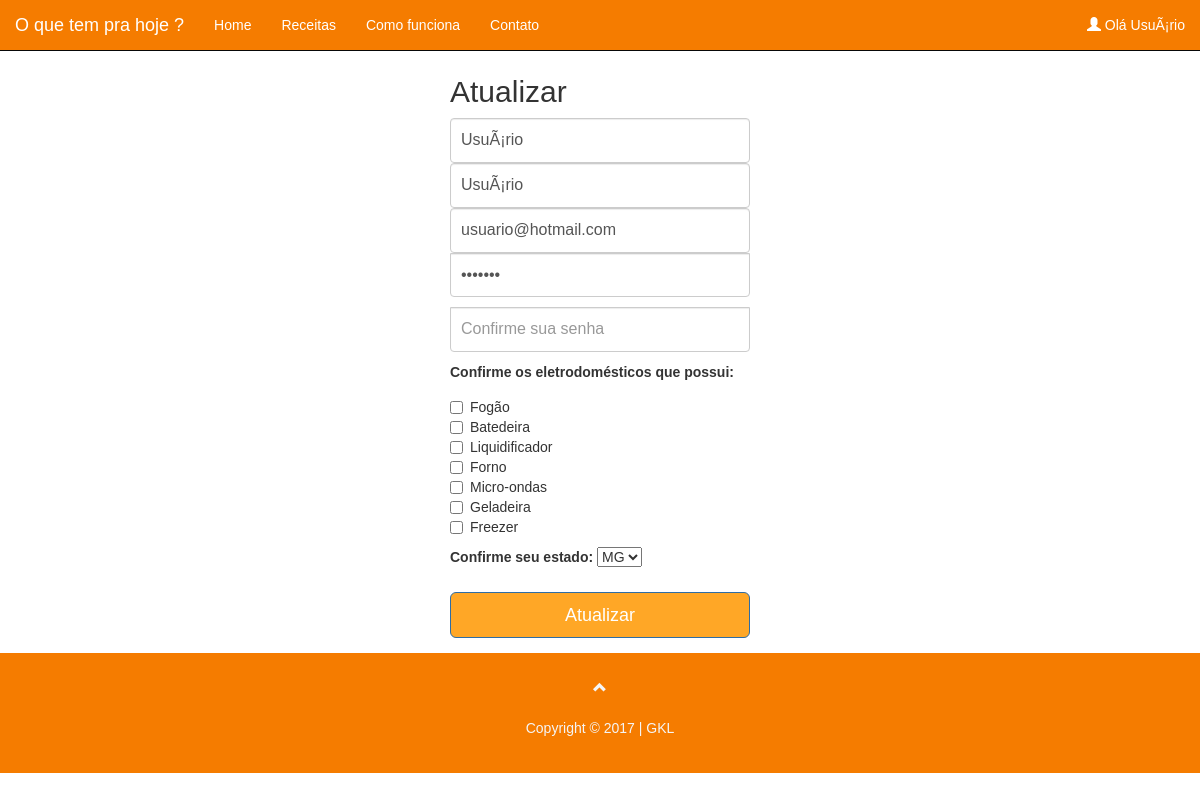
Page /update.php (signed in) on the committed database.
### tables this page shows
CREATE TABLE `eletrodomestico` (
  `ideletrodomestico` int(11) NOT NULL,
  `nome` varchar(35) NOT NULL
);

### update.php (the view, shortened to what this page needs)
<?php
if (!isset($_SESSION['id'])) {
    header("refresh:0;url=index.php");
} else {
    $nome = $_SESSION["nome"];
    $email = $_SESSION["email"];
    $login = $_SESSION["login"];
    $senha = $_SESSION["senha"];
}
?>
<!DOCTYPE html>
<html lang="pt">
    <head>
        <link rel="stylesheet" href="https://maxcdn.bootstrapcdn.com/bootstrap/3.3.7/css/bootstrap.min.css">
    </head>
    <body>
        <nav class="navbar navbar-inverse navbar-fixed-top">
            <div class="container-fluid">
                <div class="navbar-header">
                    <a class="navbar-brand" href="index.php">O que tem pra hoje ?</a>
                </div>
                <div class="collapse navbar-collapse" id="myNavbar">
                    <ul class="nav navbar-nav">
                        <li><a href="index.php">Home</a></li>
                        <li><a href="receitas.php">Receitas</a></li>
                        <li><a href="comof.php">Como funciona</a></li>
                        <li><a href="contato.php">Contato</a></li>
                    </ul>
                    <ul class="nav navbar-nav navbar-right">
                        <?php
                        if (isset($nome)) {
                            $nome = $_SESSION["nome"];
                            ?> <li><a href="paginausuario.php"><span class="glyphicon glyphicon-user"></span> Olá <?= $nome ?> </a></li><?php
                        } else {
                            ?><li><a href="cadastra.php"><span class="glyphicon glyphicon-user"></span> Junte-se a nós</a></li>
                            $id = $_SESSION["id"];
                            <li><a href="login.php"><span class="glyphicon glyphicon-log-in"></span> Login</a></li> <?php } ?>
                    </ul>
                </div>
            </div>
        </nav>
        <div class="container" style="min-height: 600px;" >
            <form class="form-signin" action="updateprocessa.php"  method="post">
                <h2 class="form-signin-heading">Atualizar</h2>
                <input type="text" name="nome" id="inputNome" class="form-control" placeholder="Informe seu nome" required autofocus value="<?= $nome ?>">
                <input type="text" name="login" id="inputLogin" class="form-control" placeholder="Informe seu nome de usuário" required autofocus value="<?= $login ?>">
                <input type="text" name="email" id="inputEmail" class="form-control" placeholder="Informe seu mail" required autofocus value="<?= $email ?>">
                <input type="password" name="senha" id="inputPassword" class="form-control" placeholder="Escolha uma senha" required value="<?= $senha ?>">
                <input id="confirmpassword" name="senha2"  type="password" placeholder="Confirme sua senha" class="form-control input-md" required="" >
                <label>Confirme os eletrodomésticos que possui:</label>
                <div class="checkbox">
                    <label>
                        <?php
                        include "config.php";
                        $query = "SELECT * FROM eletrodomestico";
                        $resultado = $CONEXAO->query($query);
                        if ($resultado) {
                            while ($linha = $resultado->fetch_assoc()) {
                                echo("<input  type='checkbox' name='eletrodomestico[]' value='" . $linha["ideletrodomestico"] . "'>" . $linha["nome"] . "</input><br/>");
                            }
                        } else {
                            die("ERRO");
                        }
                        ?>
                    </label>
                </div>
                <label>Confirme seu estado:</label>
                <select name="uf">
                    <option name="uf"> MG
                    <option name="uf"> SP
                </select>
                <br><br>
                <button id= "b" class="btn btn-lg btn-primary btn-block" type="submit">Atualizar</button>
            </form>
        </div>
    </body>
    <footer class="text-center">
        <a class="up-arrow" href="cadastro.html" data-toggle="tooltip" title="Para o topo">
            <span class="glyphicon glyphicon-chevron-up"></span>
        </a><br><br>
        <p>Copyright © 2017 | GKL </p>
    </footer>
</html>

### update.php (style rules this page uses)
* { font-family:"Helvetica"; }
body { padding-top: 40px; padding-bottom: 40px; background-color: #FFF; }
#b { background-color: #ffa726 }
.form-signin { max-width: 330px; padding: 15px; margin: 0 auto; }
.form-signin .form-signin-heading, .form-signin .checkbox { margin-bottom: 10px; }
.form-signin .checkbox { font-weight: normal; }
.form-signin .form-control { position: relative; height: auto; -webkit-box-sizing: border-box; -moz-box-sizing: border-box; box-sizing: border-box; padding: 10px; font-size: 16px; }
.form-signin input[type="password"] { margin-bottom: 10px; border-top-left-radius: 0; border-top-right-radius: 0; }
.navbar { margin-bottom: 0; background-color: #F57C00; }
.navbar li a, .navbar .navbar-brand { color: #fff !important; }
footer { background-color: #F57C00; color: #f5f5f5; padding: 25px; }
footer a { color: #f5f5f5; }

### rows in the picture
eletrodomestico: nome "Fogão"
eletrodomestico: nome "Batedeira"
eletrodomestico: nome "Liquidificador"
eletrodomestico: nome "Forno"
eletrodomestico: nome "Micro-ondas"
eletrodomestico: nome "Geladeira"
eletrodomestico: nome "Freezer"

### other values in the picture
$nome "UsuÃ¡rio"
